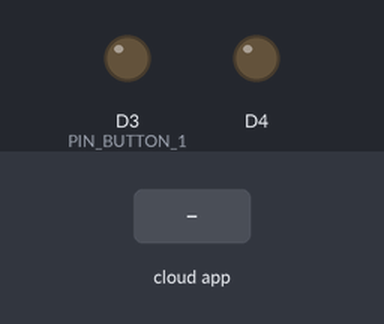
A sketch run on a simulated ESP8266 (NodeMCU). Parts: output pins drawn as LEDs (lit = HIGH). Inputs (shaded band) come from the test bench. The local clock reads 2024-03-15 10:24:30 at power-on unless the sketch sets it; the RemoteXY app is connected; what the sketch prints to the serial monitor is not drawn.

Above: at 6.2 s.
6.3 s: the phone or cloud app sets button_1 to 1
At 7.5 s:
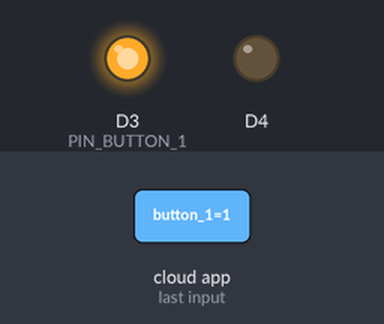
7.8 s: the phone or cloud app sets button_1 to 0
At 8.9 s:
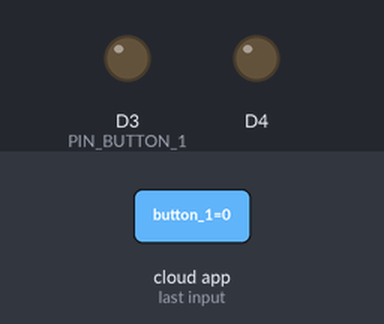
Timing chart, 0 to 10.8 s (numbered marks = the images above; inputs shaded):
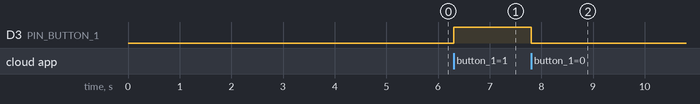

Measured:
- after the input at 6.3 s, D3 (PIN_BUTTON_1): LOW → HIGH at once
- after the input at 7.8 s, D3 (PIN_BUTTON_1): HIGH → LOW at once

The sketch:

DS3231_Alarms_With_remoteXY.ino
```cpp
#define REMOTEXY_MODE__ESP8266WIFI_LIB_CLOUD
#include <ESP8266WiFi.h>

#include <RemoteXY.h>

// RemoteXY connection settings
#define REMOTEXY_WIFI_SSID "hieden"
#define REMOTEXY_WIFI_PASSWORD "janinaja"
#define REMOTEXY_CLOUD_SERVER "cloud.remotexy.com"
#define REMOTEXY_CLOUD_PORT 6376
#define REMOTEXY_CLOUD_TOKEN "00688827a81d88cb86e4341c5dc06a23"


// RemoteXY configurate
#pragma pack(push, 1)
uint8_t RemoteXY_CONF[] =
  { 255,1,0,11,0,42,0,8,13,0,
  1,0,36,15,24,24,2,31,79,0,
  129,0,4,6,16,6,17,84,105,109,
  101,0,129,0,22,6,18,6,17,0,
  67,4,21,7,20,5,2,26,11 };

// this structure defines all the variables of your control interface
struct {

    // input variable
  uint8_t button_1; // =1 if button pressed, else =0

    // output variable
  char time1[11];  // string UTF8 end zero

    // other variable
  uint8_t connect_flag;  // =1 if wire connected, else =0

} RemoteXY;
#pragma pack(pop)
#include <Wire.h> // must be included here so that Arduino library object file references work
#include <RtcDS3231.h>
RtcDS3231<TwoWire> Rtc(Wire);
#define PIN_BUTTON_1 D3

/* for normal hardware wire use above */


// Interrupt Pin Lookup Table
// (copied from Arduino Docs)
//
// CAUTION:  The interrupts are Arduino numbers NOT Atmel numbers
//   and may not match (example, Mega2560 int.4 is actually Atmel Int2)
//   this is only an issue if you plan to use the lower level interupt features
//
// Board           int.0    int.1   int.2   int.3   int.4   int.5
// ---------------------------------------------------------------
// Uno, Ethernet    2       3
// Mega2560         2       3       21      20     [19]      18
// Leonardo         3       2       0       1       7


void setup ()
{

    Serial.begin(57600);
    pinMode(D3, OUTPUT);
    pinMode(D4, OUTPUT);

    // set the interupt pin to input mode


    //--------RTC SETUP ------------
    // if you are using ESP-01 then uncomment the line below to reset the pins to
    // the available pins for SDA, SCL
    // Wire.begin(0, 2); // due to limited pins, use pin 0 and 2 for SDA, SCL

    Rtc.Begin();

    RtcDateTime compiled = RtcDateTime(__DATE__, __TIME__);

    if (!Rtc.IsDateTimeValid())
    {
        Serial.println("RTC lost confidence in the DateTime!");
        Rtc.SetDateTime(compiled);
    }

    if (!Rtc.GetIsRunning())
    {
        Serial.println("RTC was not actively running, starting now");
        Rtc.SetIsRunning(true);
    }

    RtcDateTime now = Rtc.GetDateTime();
    if (now < compiled)
    {
        Serial.println("RTC is older than compile time!  (Updating DateTime)");
        Rtc.SetDateTime(compiled);
    }


    // Alarm 1 set to trigger every day when
    // the hours, minutes, and seconds match
     RemoteXY_Init ();
     delay(5000);

}

void loop ()
{
    if (!Rtc.IsDateTimeValid())
    {
        Serial.println("RTC lost confidence in the DateTime!");
    }

    RtcDateTime now = Rtc.GetDateTime();
RtcDateTime al =now;
Serial.println("-------------");
int h= al.Hour();
double h1=al.Minute();
int m=al.Minute();
int s= al.Second();
Serial.print(h);
Serial.print(":");
Serial.print(m);
Serial.print(":");
Serial.println(s);
char rxtime;
rxtime = char(h);
if(h== 06 && (m==30 || m == 45))
{
 buz();
}
    RemoteXY_Handler ();
   digitalWrite(PIN_BUTTON_1, (RemoteXY.button_1==0)?LOW:HIGH);
dtostrf(h1,0,1,RemoteXY.time1);

}


void buz()
{
   digitalWrite(D4, HIGH);
   digitalWrite(D3, HIGH);
  delay(500);
  digitalWrite(D4, LOW);
  digitalWrite(D3, LOW);
  delay(500);

}
```
